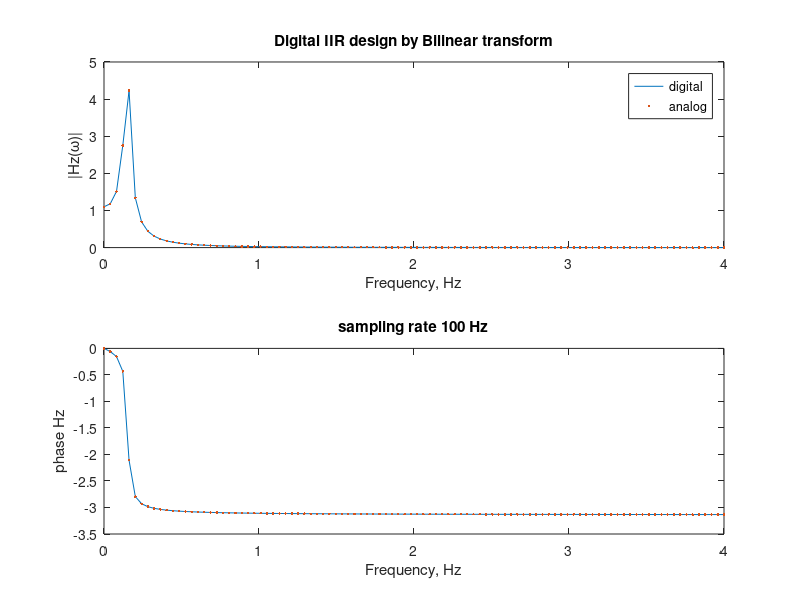
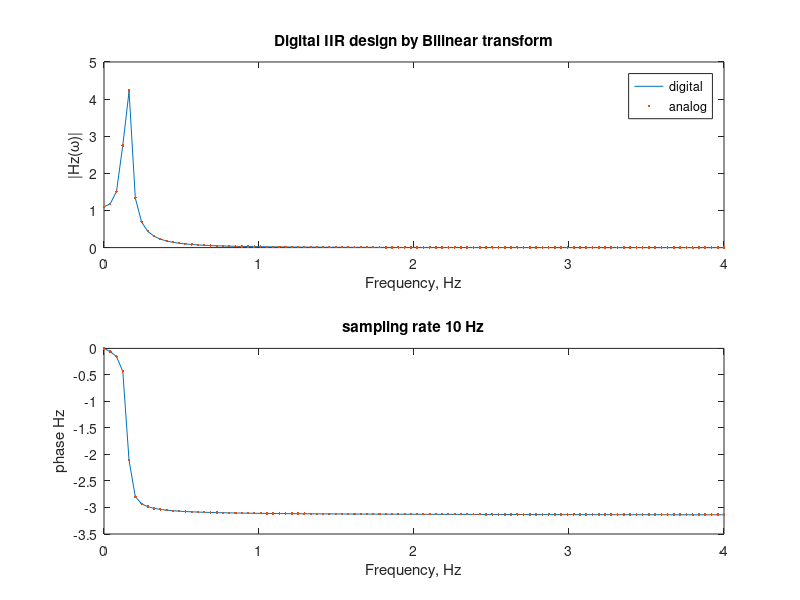
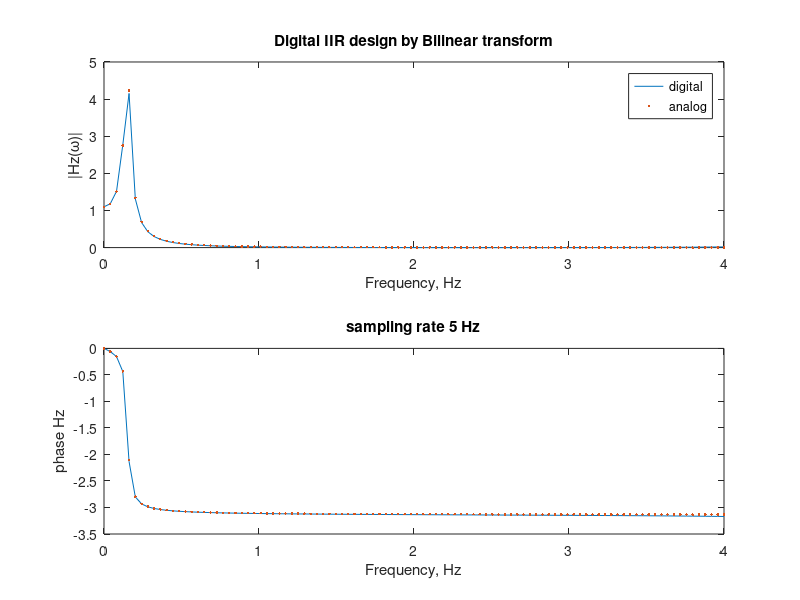
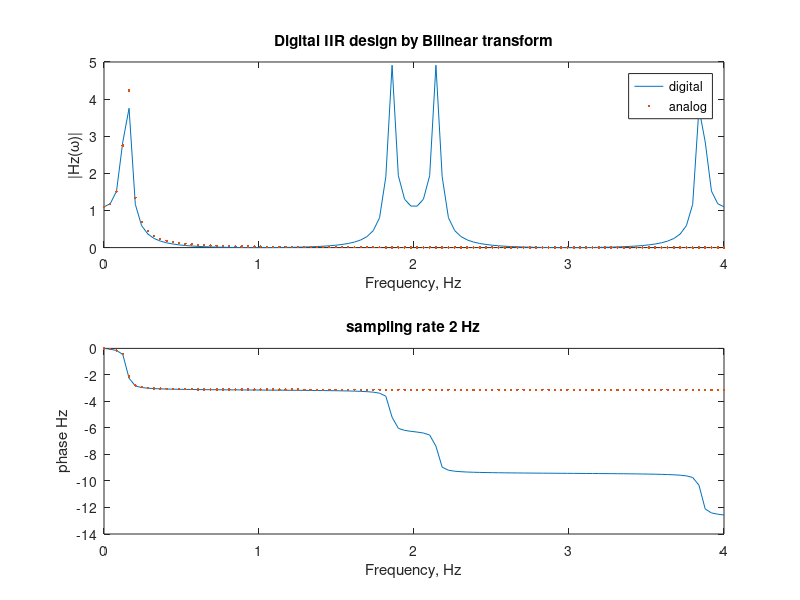

Here is the MATLAB script that generated these plots, in order:


% first, plot H(s) from Ex 10.3.1
F = linspace(0,4,100);

s = j*2*pi*F;
Ha = 1./( (s+.1).^2 + 0.9); 

% now look at digital equivalent using bilinear

% interesting values:  10, 2, 1 Hz
Fs_vec = [100 10 5 2];
for k = 1:length(Fs_vec)
    Fs = Fs_vec(k);  % sampling rate, Hz
    T = 1/Fs;
    omega = 2*pi/Fs * F;  % digital frequency
    z = exp(j*omega);
    sApprox = 2/T*(1-1./z)./(1+1./z);
    Hz = 1./( ( sApprox + .1).^2 + 0.9);
    
    figure,
    subplot(211),plot(F,abs(Hz),F,abs(Ha),'.')
    xlabel('Frequency, Hz')
    ylabel('|Hz(\omega)|')
    title('Digital IIR design by Bilinear transform')
    legend('digital','analog')
    
    subplot(212),plot(F,unwrap(angle(Hz)),F,unwrap(angle(Ha)),'.')
    xlabel('Frequency, Hz')
    ylabel('phase Hz')
    title(['sampling rate ' num2str(Fs) ' Hz'])
    
    pause 
end

